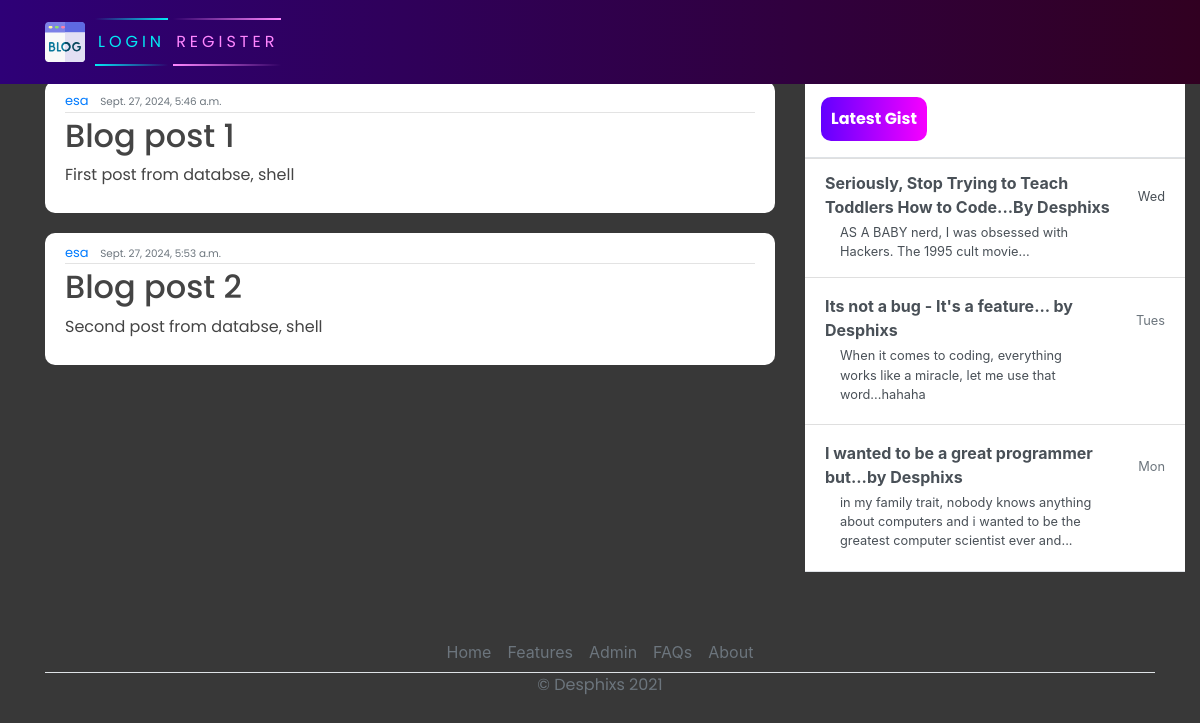
Before: / with the older database file.
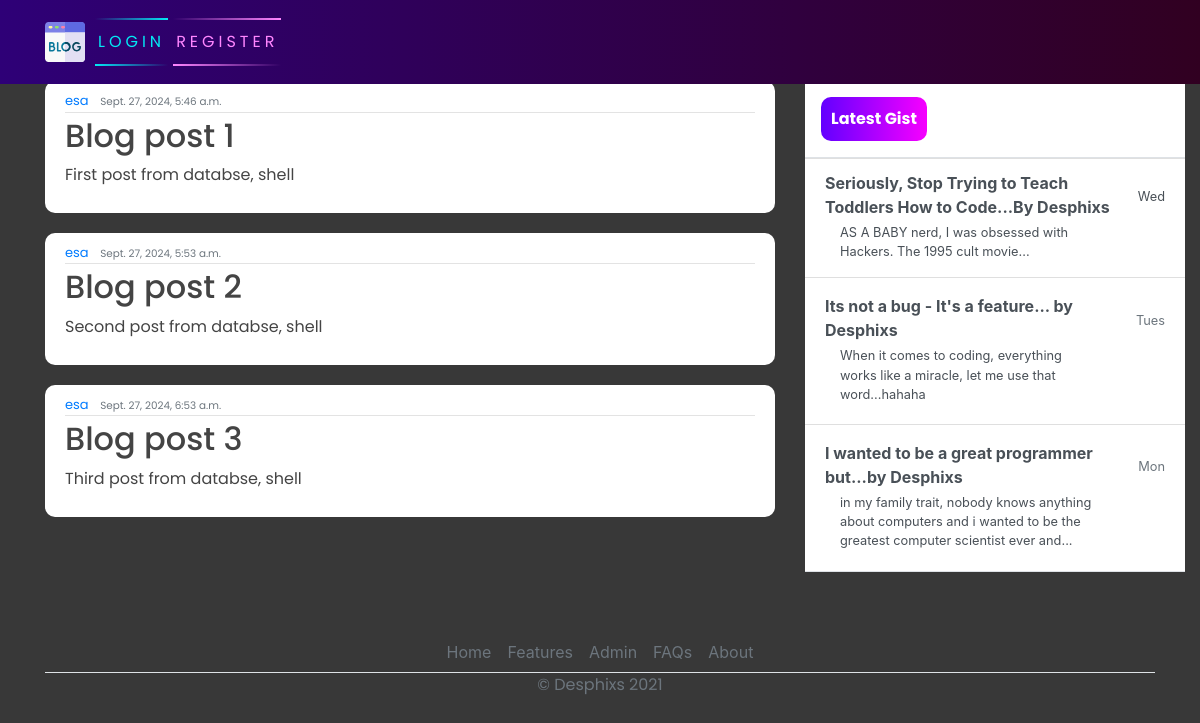
After: the same page with the newer database file.
### blog/models.py (models this page shows, shortened)
class Post(models.Model):
    title = models.CharField(max_length=200)
    author = models.ForeignKey(User, on_delete=models.CASCADE)
    date_posted = models.DateTimeField(default=timezone.now)
    content = models.TextField()

### blog/views.py (the view)
# urls.py: path('', views.home, name="blog-home"),
def home(request):
    context = {
        'posts' : Post.objects.all()
    }
    return render(request, 'blog/home.html', context)

### blog/templates/blog/home.html
{% extends 'blog/base.html' %}
{% block content %}
    {% for posts in posts %}
        <article class="media content-section">
            <div class="media-body">
              <div class="article-metadata">
                <a class="mr-2" href="#">{{ posts.author }}</a>
                <small class="text-muted">{{ posts.date_posted }}</small>
              </div>
              <h2><a class="article-title" href="#">{{ posts.title }}</a></h2>
              <p class="article-content">{{ posts.content }}</p>
            </div>
            <br>
          </article>
    {% endfor  %}
{% endblock content %}

### blog/templates/blog/base.html (shortened to what this page needs)
{% load static %}
<!DOCTYPE html>
<html>
<head>
    <link rel="stylesheet" href="https://maxcdn.bootstrapcdn.com/bootstrap/4.0.0/css/bootstrap.min.css">
    <link rel="stylesheet" href="{% static 'blog/main.css' %}">
</head>
<body>
    <header class="site-header">
      <nav class="navbar navbar-expand-md navbar-dark bg-steel fixed-top">
        <div class="container">
          <div class="collapse navbar-collapse" id="navbarToggle">
            <div class="navbar-nav mr-auto">
                {% if user.is_authenticated %}
              <a class="nav-item nav-link" href="{% url 'blog-home' %}">HOME</a>
              <a class="nav-item nav-link" href="{% url 'blog-about' %}">ABOUT</a>
            </div>
            <div class="navbar-nav">
              <!-- <a class="nav-item nav-link" href="#">Login</a>
              <a class="nav-item nav-link" href="#">Register</a> -->
                <a href="#" id="auth-links">
                <span></span>
                <span></span>
                <span></span>
                <span></span>
                Create Post
            </a>
                <a href="#" id="auth-links">
                <span></span>
                <span></span>
                <span></span>
                <span></span>
                Profile
            </a>
                <a href="#" id="auth-links">
                <span></span>
                <span></span>
                <span></span>
                <span></span>
                Logout
            </a>
                {% else %}
              <a href="#" id="auth-links">
                <span></span>
                <span></span>
                Login
            </a>
            <a href="#" id="auth-links">
                <span></span>
                <span></span>
                Register
            </a>
                {% endif %}
            </div>
          </div>
        </div>
      </nav>
    </header>
    <main role="main" class="container">
      <div class="row">
          <div class="col-md-8">
          </div>
        <div class="col-md-8">
           {% block content %}
           {% endblock %}
        </div>
        <div class="col-md-4">
          <div class="content-sectionw">
            <div class="d-flex flex-column align-items-stretch flex-shrink-0 bg-white" style="width: 380px;" style="padding-top: 120px;">
                <a id="list-group" style="text-decoration: none;" href="" class="d-flex align-items-center flex-shrink-0 p-3 link-dark text-decoration-none border-bottom">
                  <span class="fs-5 fw-semibold" id="gist-btn">Latest Gist</span>
                </a>
                <div class="list-group list-group-flush border-bottom scrollarea">
                  <a href="#" class="list-group-item list-group-item-action  lh-tight" aria-current="true">
                    <div class="d-flex w-100 align-items-center justify-content-between">
                      <strong class="mb-1">Seriously, Stop Trying to Teach Toddlers How to Code...By Desphixs
                    </strong>
                      <small>Wed</small>
                    </div>
                    <div class="col-10 mb-1 small">AS A BABY nerd, I was obsessed with Hackers. The 1995 cult movie... </div>
                  </a>
                  <a href="#" class="list-group-item list-group-item-action py-3 lh-tight">
                    <div class="d-flex w-100 align-items-center justify-content-between">
                      <strong class="mb-1">Its not a bug - It's a feature... by Desphixs</strong>
                      <small class="text-muted">Tues</small>
                    </div>
                    <div class="col-10 mb-1 small">When it comes to coding, everything works like a miracle, let me use that word...hahaha</div>
                  </a>
                  <a href="#" class="list-group-item list-group-item-action py-3 lh-tight">
                    <div class="d-flex w-100 align-items-center justify-content-between">
                      <strong class="mb-1">I wanted to be a great programmer but...by Desphixs</strong>
                      <small class="text-muted">Mon</small>
                    </div>
                    <div class="col-10 mb-1 small">in my family trait, nobody knows anything about computers and i wanted to be the greatest computer scientist ever and...</div>
                  </a>
                </div>
              </div>
          </div>
        </div>
      </div>
        <footer class="" >
          <ul class="nav justify-content-center border-bottom"  style="margin-top: 60px;">
            <li class="nav-item"><a href="#" class="nav-link px-2 text-muted">Home</a></li>
            <li class="nav-item"><a href="#" class="nav-link px-2 text-muted">Features</a></li>
            <li class="nav-item"><a href="admin/" class="nav-link px-2 text-muted">Admin</a></li>
            <li class="nav-item"><a href="#" class="nav-link px-2 text-muted">FAQs</a></li>
            <li class="nav-item"><a href="#" class="nav-link px-2 text-muted">About</a></li>
          </ul>
          <p class="text-center text-muted">&copy; Desphixs 2021</p>
        </footer>
    </main>
</body>
</html>

### blog/static/blog/main.css (style rules this page uses)
body { background-color: rgb(56, 56, 56); margin-top: 5rem; background-size: contain; background-repeat: no-repeat; }
h1, h2, h3, h4, h5, h6, p { color: #444444; font-family: 'Poppins', sans-serif; }
ul { margin: 0; }
.bg-steel { background: linear-gradient(270deg, rgb(49, 0, 33) 0%, rgb(46, 0, 119) 100%); }
.content-section { background: #ffffff; padding: 10px 20px; border-radius: 10px; margin-bottom: 20px; }
.article-title { color: #444444; }
.article-content { white-space: pre-line; }
.article-metadata { font-family: 'Poppins', sans-serif; padding-bottom: 1px; margin-bottom: 4px; font-size: 13px; border-bottom: 1px solid #e3e3e3 }
svg { width: 50px; height: 50px; }
#auth-links { font-family: 'Poppins', sans-serif; position: relative; display: inline-block; padding: 12px 3px; margin: 10px 0; color: #03e9f4; text-decoration: none; text-transform: uppercase; transition: 0.5s; letter-spacing: 4px; overflow: hidden; margin-right: 5px; }
#auth-links:nth-child(2) { filter: hue-rotate(110deg); }
#auth-links span { position: absolute; display: block; }
#auth-links span:nth-child(1) { top: 0; left: 0; width: 100%; height: 2px; background: linear-gradient(90deg,transparent,#03e9f4); animation: animate1 1s linear infinite; }
#auth-links span:nth-child(3) { bottom: 0; right: 0; width: 100%; height: 2px; background: linear-gradient(270deg,transparent,#03e9f4); animation: animate3 1s linear infinite; animation-delay: 0.50s; }
#gist-btn { color: black; background: linear-gradient(270deg, rgb(247, 0, 255) 0%, rgb(98, 0, 255) 100%); padding: 10px; color: white; font-family: 'Poppins', sans-serif; font-weight: bold; border-radius: 10px; }

Changed rows visible on the page:
added Post: author "esa", date_posted "Sept. 27, 2024, 6:53 a.m.", title "Blog post 3", content "Third post from databse, shell"
